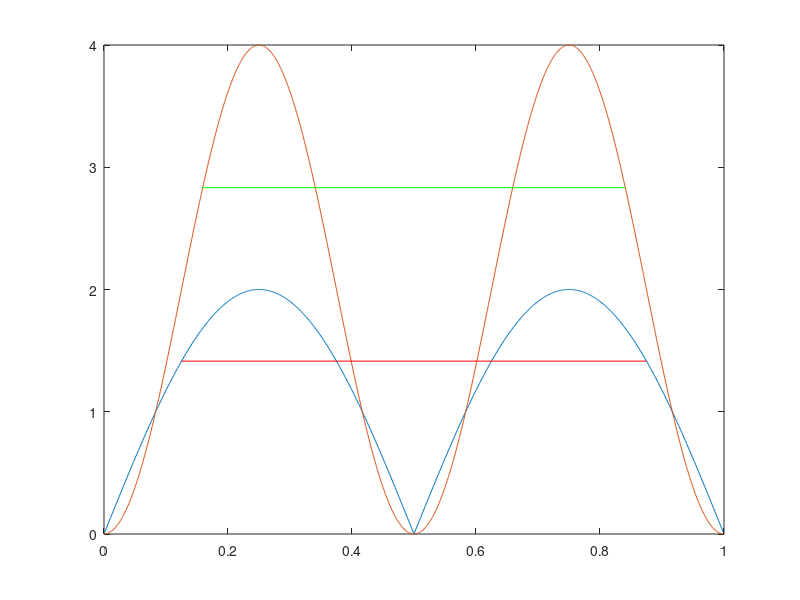

Recreate this plot in MATLAB.
clear all;close all;clc;

al=[1 0];bl=[1 1];
ah=[1 0];bh=[1 -1]';


ab=conv(al,ah);bb=conv(bl,bh);
ab2=conv(ab,ab);bb2=conv(bb,bb);

N=1024;
teta=0:1/N:1-1/N;
delta=[1,zeros(1,N-1)];

h1=filter(bb,ab,delta);
H1=fft(h1);
h2=filter(bb2,ab2,delta);
H2=fft(h2);

plot(teta,abs(H1),teta,abs(H2));

cut_off1=abs(max(H1))/sqrt(2);
cut_off2=abs(max(H2))/sqrt(2);

fnd1=find(abs(abs(H1)-cut_off1)<0.001);
fnd2=find(abs(abs(H2)-cut_off2)<0.01);

hold
if ~isempty(fnd1)
   point1=teta(fnd1) 
   plot(teta(fnd1),abs(H1(fnd1)),'red'); 
end
if ~isempty(fnd2)
   point1=teta(fnd2) 
   plot(teta(fnd2),abs(H2(fnd2)),'green'); 
end
hold
   
